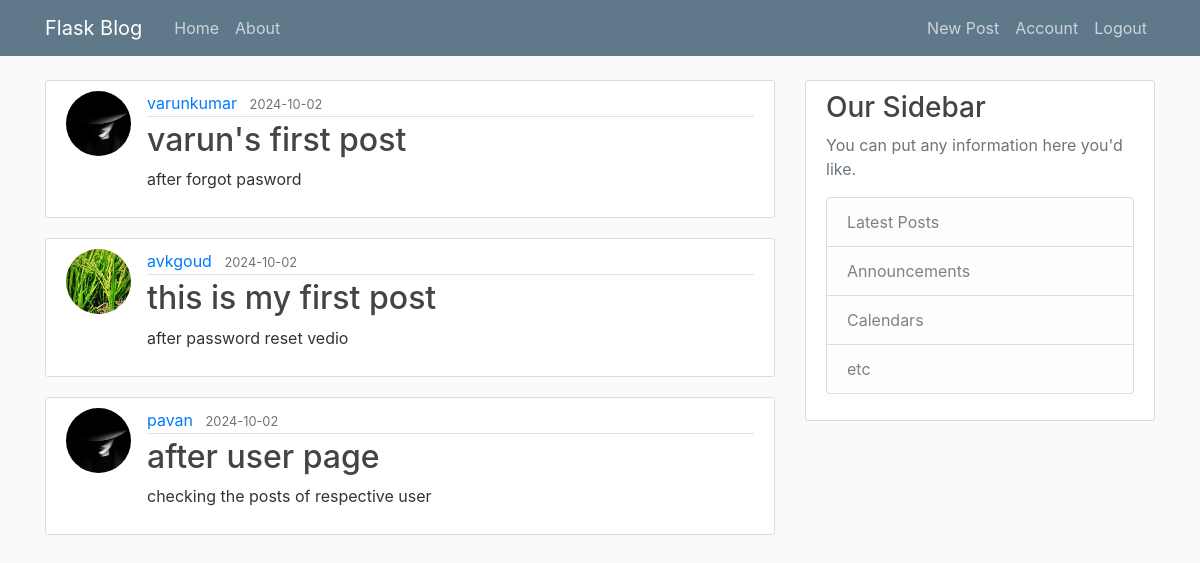
Screenshot of /home (signed in) with the database file from the repository.
### flaskblog/models.py (models this page shows, shortened)
class Post(db.Model):
    id=db.Column(db.Integer,primary_key=True)
    title=db.Column(db.String(20),nullable=False)
    date_posted=db.Column(db.DateTime,nullable=False,default=datetime.utcnow)
    content=db.Column(db.Text,nullable=False)
    user_id=db.Column(db.Integer,db.ForeignKey('user.id'),nullable=False)

class User(db.Model,UserMixin):
    id=db.Column(db.Integer,primary_key=True)
    username=db.Column(db.String(20),unique=True,nullable=False)
    email=db.Column(db.String(120),unique=True,nullable=False)
    image_file=db.Column(db.String(20),nullable=False,default='default.jpg')
    password=db.Column(db.String(60),nullable=False)
    posts=db.relationship('Post',backref='author',lazy=True)

### flaskblog/routes.py (the view)
@app.route('/')
@app.route('/home')
def home():
    page=request.args.get('page',1,type=int)
    posts=Post.query.order_by(Post.date_posted.desc()).paginate(page=page,per_page=3)
    return render_template('home.html', posts=posts, title='home')

### flaskblog/models.py (called while the page is built)
@login_manager.user_loader
def load_user(user_id):
    return User.query.get(int(user_id))

### flaskblog/templates/home.html
{% extends 'layout.html'%}
{% block content %}
    {% for post in posts%}
    <article class="media content-section">
        <img class="rounded-circle article-img" src="{{url_for('static',filename='profile_pics/'+post.author.image_file)}}">
        <div class="media-body">
          <div class="article-metadata">
            <a class="mr-2" href="#">{{ post.author.username }}</a>
            <small class="text-muted">{{ post.date_posted.strftime('%Y-%m-%d')}}</small>
          </div>
          <h2><a class="article-title" href="{{url_for('post',post_id=post.id)}}">{{ post.title }}</a></h2>
          <p class="article-content">{{ post.content }}</p>
        </div>
    </article>
    {% endfor %}
{% endblock content %}

### flaskblog/static/main.css (style rules this page uses)
body { background: #fafafa; color: #333333; margin-top: 5rem; }
h1, h2, h3, h4, h5, h6 { color: #444444; }
.content-section { background: #ffffff; padding: 10px 20px; border: 1px solid #dddddd; border-radius: 3px; margin-bottom: 20px; }
.article-title { color: #444444; }
.article-content { white-space: pre-line; }
.article-img { height: 65px; width: 65px; margin-right: 16px; }
.article-metadata { padding-bottom: 1px; margin-bottom: 4px; border-bottom: 1px solid #e3e3e3 }

### rows the page displays
Post: image_file (placeholder picture), author.username "varunkumar", date_posted "2024-10-02", title "varun's first post", content "after forgot pasword"
Post: image_file (picture), author.username "avkgoud", date_posted "2024-10-02", title "this is my first post", content "after password reset vedio"
Post: image_file (placeholder picture), author.username "pavan", date_posted "2024-10-02", title "after user page", content "checking the posts of respective user"
